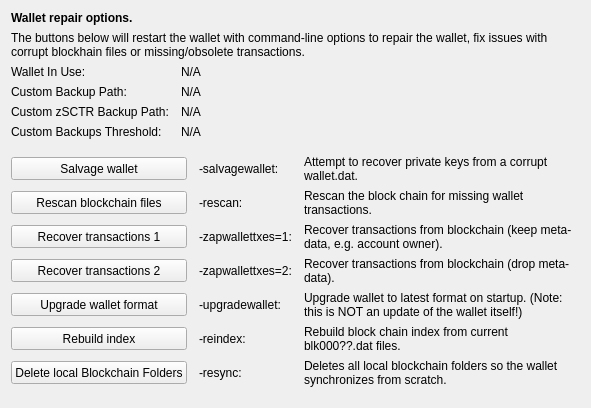
     <widget class="QWidget" name="tab_repair">
      <attribute name="title">
       <string>&amp;Wallet Repair</string>
      </attribute>
      <layout class="QGridLayout" name="gridLayout_4" columnstretch="0,0,0,0">
       <property name="horizontalSpacing">
        <number>12</number>
       </property>
       <item row="0" column="0" colspan="4">
        <widget class="QLabel" name="label_repair_header">
         <property name="font">
          <font>
           <weight>75</weight>
           <bold>true</bold>
          </font>
         </property>
         <property name="text">
          <string>Wallet repair options.</string>
         </property>
        </widget>
       </item>
       <item row="1" column="0" colspan="4">
        <widget class="QLabel" name="label_repair_helptext">
         <property name="font">
          <font>
           <weight>50</weight>
           <bold>false</bold>
          </font>
         </property>
         <property name="text">
          <string>The buttons below will restart the wallet with command-line options to repair the wallet, fix issues with corrupt blockhain files or missing/obsolete transactions.</string>
         </property>
         <property name="wordWrap">
          <bool>true</bool>
         </property>
        </widget>
       </item>
       <item row="2" column="0">
        <widget class="QLabel" name="wallet_path_label">
         <property name="text">
          <string>Wallet In Use:</string>
         </property>
        </widget>
       </item>
       <item row="2" column="1" colspan="3">
        <widget class="QLabel" name="wallet_path">
         <property name="cursor">
          <cursorShape>IBeamCursor</cursorShape>
         </property>
         <property name="text">
          <string>N/A</string>
         </property>
         <property name="textFormat">
          <enum>Qt::PlainText</enum>
         </property>
         <property name="textInteractionFlags">
          <set>Qt::LinksAccessibleByMouse|Qt::TextSelectableByKeyboard|Qt::TextSelectableByMouse</set>
         </property>
        </widget>
       </item>
       <item row="3" column="0">
        <widget class="QLabel" name="wallet_custombackuppath_label">
         <property name="text">
          <string>Custom Backup Path:</string>
         </property>
         <property name="visible">
          <bool>false</bool>
         </property>
        </widget>
       </item>
       <item row="3" column="1" colspan="3">
        <widget class="QLabel" name="wallet_custombackuppath">
         <property name="cursor">
          <cursorShape>IBeamCursor</cursorShape>
         </property>
         <property name="text">
          <string>N/A</string>
         </property>
         <property name="textFormat">
          <enum>Qt::PlainText</enum>
         </property>
         <property name="textInteractionFlags">
          <set>Qt::LinksAccessibleByMouse|Qt::TextSelectableByKeyboard|Qt::TextSelectableByMouse</set>
         </property>
         <property name="visible">
          <bool>false</bool>
         </property>
        </widget>
       </item>
       <item row="4" column="0">
        <widget class="QLabel" name="wallet_customzsctrbackuppath_label">
         <property name="text">
          <string>Custom zSCTR Backup Path:</string>
         </property>
         <property name="visible">
          <bool>false</bool>
         </property>
        </widget>
       </item>
       <item row="4" column="1" colspan="3">
        <widget class="QLabel" name="wallet_customzsctrbackuppath">
         <property name="cursor">
          <cursorShape>IBeamCursor</cursorShape>
         </property>
         <property name="text">
          <string>N/A</string>
         </property>
         <property name="textFormat">
          <enum>Qt::PlainText</enum>
         </property>
         <property name="textInteractionFlags">
          <set>Qt::LinksAccessibleByMouse|Qt::TextSelectableByKeyboard|Qt::TextSelectableByMouse</set>
         </property>
         <property name="visible">
          <bool>false</bool>
         </property>
        </widget>
       </item>
       <item row="5" column="0">
        <widget class="QLabel" name="wallet_custombackupthreshold_label">
         <property name="text">
          <string>Custom Backups Threshold:</string>
         </property>
         <property name="visible">
          <bool>false</bool>
         </property>
        </widget>
       </item>
       <item row="5" column="1" colspan="3">
        <widget class="QLabel" name="wallet_custombackupthreshold">
         <property name="cursor">
          <cursorShape>IBeamCursor</cursorShape>
         </property>
         <property name="text">
          <string>N/A</string>
         </property>
         <property name="textFormat">
          <enum>Qt::PlainText</enum>
         </property>
         <property name="textInteractionFlags">
          <set>Qt::LinksAccessibleByMouse|Qt::TextSelectableByKeyboard|Qt::TextSelectableByMouse</set>
         </property>
         <property name="visible">
          <bool>false</bool>
         </property>
        </widget>
       </item>
       <item row="6" column="0">
        <spacer name="verticalSpacer_repair1">
         <property name="orientation">
          <enum>Qt::Vertical</enum>
         </property>
         <property name="sizeHint" stdset="0">
          <size>
           <width>10</width>
           <height>10</height>
          </size>
         </property>
        </spacer>
       </item>
       <item row="7" column="0" colspan="2">
        <widget class="QPushButton" name="btn_salvagewallet">
         <property name="minimumSize">
          <size>
           <width>100</width>
           <height>23</height>
          </size>
         </property>
         <property name="text">
          <string>Salvage wallet</string>
         </property>
        </widget>
       </item>
       <item row="7" column="2">
        <widget class="QLabel" name="label_repair_salvage_command">
         <property name="text">
          <string notr="true">-salvagewallet:</string>
         </property>
        </widget>
       </item>
       <item row="7" column="3">
        <widget class="QLabel" name="label_repair_salvage">
         <property name="text">
          <string>Attempt to recover private keys from a corrupt wallet.dat.</string>
         </property>
         <property name="wordWrap">
          <bool>true</bool>
         </property>
        </widget>
       </item>
       <item row="8" column="0" colspan="2">
        <widget class="QPushButton" name="btn_rescan">
         <property name="minimumSize">
          <size>
           <width>100</width>
           <height>23</height>
          </size>
         </property>
         <property name="text">
          <string>Rescan blockchain files</string>
         </property>
        </widget>
       </item>
       <item row="8" column="2">
        <widget class="QLabel" name="label_repair_rescan_command">
         <property name="text">
          <string notr="true">-rescan:</string>
         </property>
        </widget>
       </item>
       <item row="8" column="3">
        <widget class="QLabel" name="label_repair_rescan">
         <property name="text">
          <string>Rescan the block chain for missing wallet transactions.</string>
         </property>
         <property name="wordWrap">
          <bool>true</bool>
         </property>
        </widget>
       </item>
       <item row="9" column="0" colspan="2">
        <widget class="QPushButton" name="btn_zapwallettxes1">
         <property name="minimumSize">
          <size>
           <width>100</width>
           <height>23</height>
          </size>
         </property>
         <property name="text">
          <string>Recover transactions 1</string>
         </property>
        </widget>
       </item>
       <item row="9" column="2">
        <widget class="QLabel" name="label_repair_zap1_command">
         <property name="text">
          <string notr="true">-zapwallettxes=1:</string>
         </property>
        </widget>
       </item>
       <item row="9" column="3">
        <widget class="QLabel" name="label_repair_zap1">
         <property name="text">
          <string>Recover transactions from blockchain (keep meta-data, e.g. account owner).</string>
         </property>
         <property name="wordWrap">
          <bool>true</bool>
         </property>
        </widget>
       </item>
       <item row="10" column="0" colspan="2">
        <widget class="QPushButton" name="btn_zapwallettxes2">
         <property name="minimumSize">
          <size>
           <width>100</width>
           <height>23</height>
          </size>
         </property>
         <property name="text">
          <string>Recover transactions 2</string>
         </property>
        </widget>
       </item>
       <item row="10" column="2">
        <widget class="QLabel" name="label_repair_zap2_command">
         <property name="text">
          <string notr="true">-zapwallettxes=2:</string>
         </property>
        </widget>
       </item>
       <item row="10" column="3">
        <widget class="QLabel" name="label_repair_zap2">
         <property name="text">
          <string>Recover transactions from blockchain (drop meta-data).</string>
         </property>
         <property name="wordWrap">
          <bool>true</bool>
         </property>
        </widget>
       </item>
       <item row="11" column="0" colspan="2">
        <widget class="QPushButton" name="btn_upgradewallet">
         <property name="minimumSize">
          <size>
           <width>100</width>
           <height>23</height>
          </size>
         </property>
         <property name="text">
          <string>Upgrade wallet format</string>
         </property>
        </widget>
       </item>
       <item row="11" column="2">
        <widget class="QLabel" name="label_repair_upgrade_command">
         <property name="text">
          <string notr="true">-upgradewallet:</string>
         </property>
        </widget>
       </item>
       <item row="11" column="3">
        <widget class="QLabel" name="label_repair_upgrade">
         <property name="text">
          <string>Upgrade wallet to latest format on startup. (Note: this is NOT an update of the wallet itself!)</string>
         </property>
         <property name="wordWrap">
          <bool>true</bool>
         </property>
        </widget>
       </item>
       <item row="12" column="0" colspan="2">
        <widget class="QPushButton" name="btn_reindex">
         <property name="minimumSize">
          <size>
           <width>100</width>
           <height>23</height>
          </size>
         </property>
         <property name="text">
          <string>Rebuild index</string>
         </property>
        </widget>
       </item>
       <item row="12" column="2">
        <widget class="QLabel" name="label_repair_reindex_command">
         <property name="text">
          <string notr="true">-reindex:</string>
         </property>
        </widget>
       </item>
       <item row="12" column="3">
        <widget class="QLabel" name="label_repair_reindex">
         <property name="text">
          <string>Rebuild block chain index from current blk000??.dat files.</string>
         </property>
         <property name="wordWrap">
          <bool>true</bool>
         </property>
        </widget>
       </item>
       <item row="13" column="0" colspan="2">
        <widget class="QPushButton" name="btn_resync">
         <property name="minimumSize">
          <size>
           <width>100</width>
           <height>23</height>
          </size>
         </property>
         <property name="text">
          <string>Delete local Blockchain Folders</string>
         </property>
        </widget>
       </item>
       <item row="13" column="2">
        <widget class="QLabel" name="label_repair_resync_command">
         <property name="text">
          <string>-resync:</string>
         </property>
        </widget>
       </item>
       <item row="13" column="3">
        <widget class="QLabel" name="label_repair_resync">
         <property name="text">
          <string>Deletes all local blockchain folders so the wallet synchronizes from scratch.</string>
         </property>
         <property name="wordWrap">
          <bool>true</bool>
         </property>
        </widget>
       </item>
       <item row="14" column="0">
        <spacer name="verticalSpacer_repair2">
         <property name="orientation">
          <enum>Qt::Vertical</enum>
         </property>
         <property name="sizeHint" stdset="0">
          <size>
           <width>20</width>
           <height>10</height>
          </size>
         </property>
        </spacer>
       </item>
      </layout>
     </widget>
